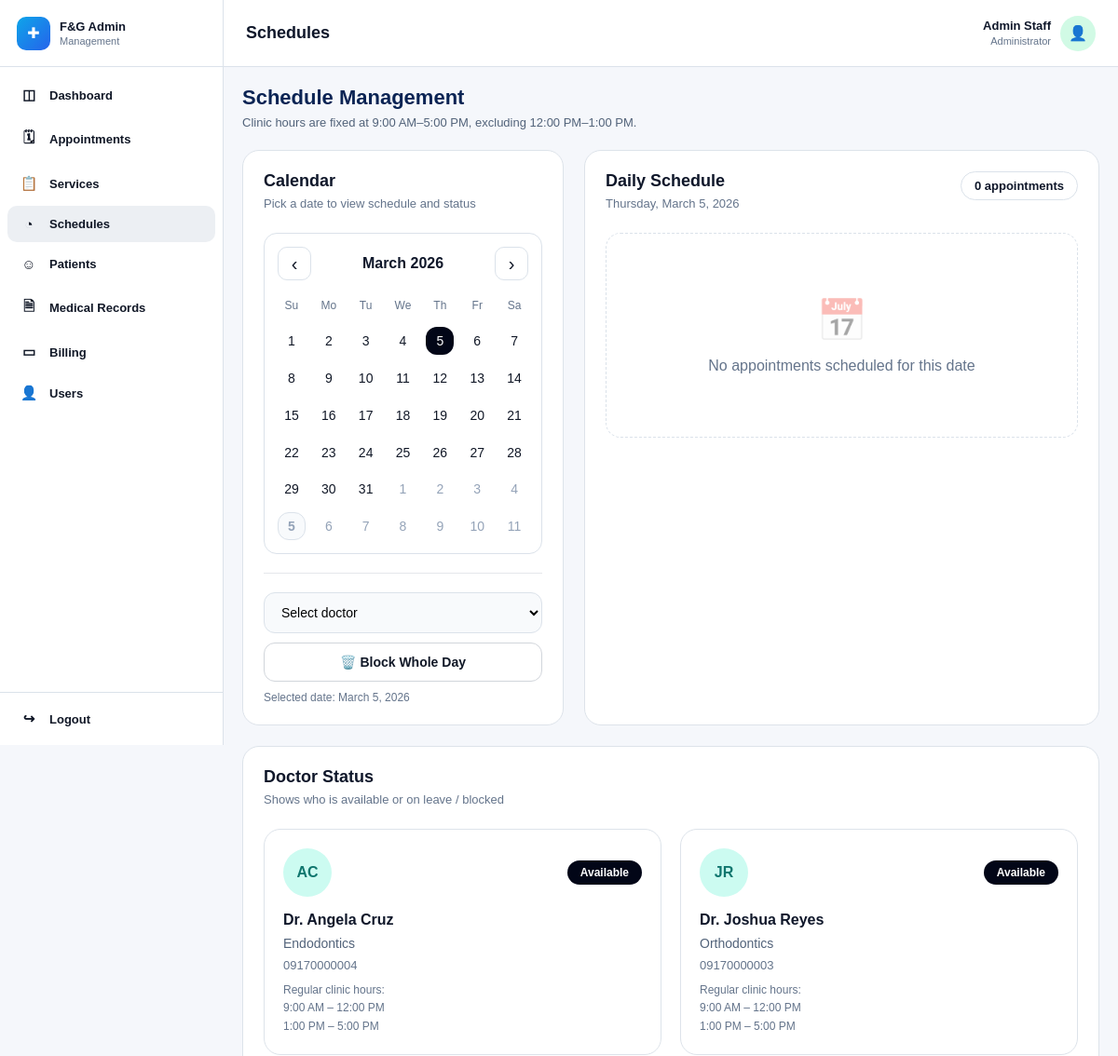
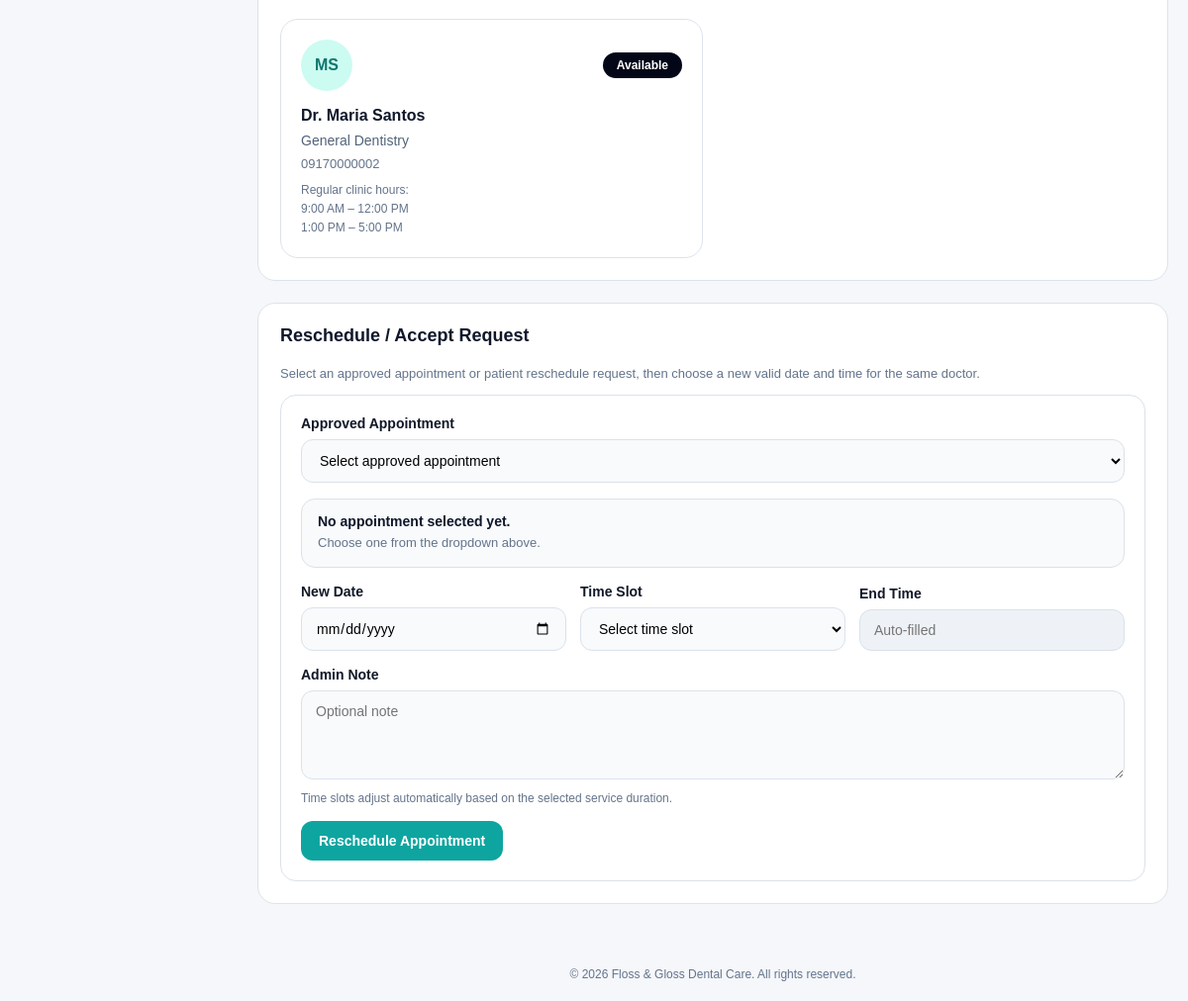
/admin/manage-schedules.php?month=3&year=2026&date=2026-03-05 (signed in), run on the app's committed database (2 pictures, top to bottom).
### tables this page shows
CREATE TABLE `users` (
  `user_id` int(11) NOT NULL,
  `role` enum('patient','staff','system_admin','dentist') NOT NULL,
  `email` varchar(150) NOT NULL,
  `phone` varchar(20) DEFAULT NULL,
  `password_hash` varchar(255) NOT NULL,
  `account_status` enum('active','inactive','deactivated','suspended') NOT NULL DEFAULT 'active',
  `email_verified` tinyint(1) NOT NULL DEFAULT 0,
  `created_at` timestamp NOT NULL DEFAULT current_timestamp(),
  `updated_at` timestamp NOT NULL DEFAULT current_timestamp() ON UPDATE current_timestamp()
);

CREATE TABLE `dentist_profiles` (
  `dentist_id` int(11) NOT NULL,
  `user_id` int(11) NOT NULL,
  `first_name` varchar(100) NOT NULL,
  `middle_name` varchar(100) DEFAULT NULL,
  `last_name` varchar(100) NOT NULL,
  `specialization` varchar(150) DEFAULT NULL,
  `license_number` varchar(100) DEFAULT NULL,
  `bio` text DEFAULT NULL,
  `is_active` tinyint(1) NOT NULL DEFAULT 1,
  `created_at` timestamp NOT NULL DEFAULT current_timestamp(),
  `updated_at` timestamp NOT NULL DEFAULT current_timestamp() ON UPDATE current_timestamp()
);

### admin/manage-schedules.php (the view, shortened to what the rows shown need)
<?php
require_once '../config/database.php';
require_once '../includes/auth.php';
$canManageSchedules = hasRole(['staff']);
$user_id = (int)($_SESSION['user_id'] ?? 0);
function initialsFromName(string $name): string {
    $name = trim(str_replace('Dr. ', '', $name));
    $parts = preg_split('/\s+/', $name);
    $initials = '';
    foreach ($parts as $part) {
        if ($part !== '') {
            $initials .= strtoupper(substr($part, 0, 1));
        }
    }
    return $initials ?: 'DR';
}
$admin_name = "Admin Staff";
$admin_role = "Administrator";
$admin_sql = "
    SELECT
        u.role,
        sp.first_name AS staff_first_name,
        sp.last_name AS staff_last_name,
        dp.first_name AS dentist_first_name,
        dp.last_name AS dentist_last_name,
        dp.dentist_id
    FROM users u
    LEFT JOIN staff_profiles sp ON u.user_id = sp.user_id
    LEFT JOIN dentist_profiles dp ON u.user_id = dp.user_id
    WHERE u.user_id = ?
    LIMIT 1
";
$admin_stmt = mysqli_prepare($conn, $admin_sql);
if ($admin_stmt) {
    mysqli_stmt_bind_param($admin_stmt, "i", $user_id);
    mysqli_stmt_execute($admin_stmt);
    $admin_result = mysqli_stmt_get_result($admin_stmt);
    if ($admin_result && mysqli_num_rows($admin_result) > 0) {
        $admin_row = mysqli_fetch_assoc($admin_result);
        if (($admin_row['role'] ?? '') === 'dentist') {
            $name = trim(($admin_row['dentist_first_name'] ?? '') . ' ' . ($admin_row['dentist_last_name'] ?? ''));
            if ($name !== '') {
                $admin_name = 'Dr. ' . $name;
            }
            $admin_role = 'Dentist';
            $current_dentist_id = (int)($admin_row['dentist_id'] ?? 0);
        } else {
            if (($admin_row['role'] ?? '') === 'system_admin') {
                $admin_role = 'Administrator';
            } elseif (($admin_row['role'] ?? '') === 'staff') {
                $admin_role = 'Staff';
            } else {
                $admin_role = ucfirst($admin_row['role'] ?? 'Administrator');
            }
        }
    }
}
$dentists = [];
$dentists_sql = "
    SELECT
        dp.dentist_id,
        dp.user_id,
        dp.first_name,
        dp.middle_name,
        dp.last_name,
        COALESCE(dp.specialization, 'General Dentistry') AS specialization,
        dp.is_active,
        COALESCE(u.phone, 'N/A') AS phone,
        u.account_status
    FROM dentist_profiles dp
    INNER JOIN users u ON dp.user_id = u.user_id
    WHERE u.role = 'dentist'
    ORDER BY dp.first_name ASC, dp.last_name ASC
";
$dentists_result = mysqli_query($conn, $dentists_sql);
if ($dentists_result) {
    while ($row = mysqli_fetch_assoc($dentists_result)) {
        $full_name = trim(($row['first_name'] ?? '') . ' ' . ($row['last_name'] ?? ''));
        $row['full_name'] = 'Dr. ' . $full_name;
        $row['initials'] = initialsFromName($row['full_name']);
        $row['is_active_account'] = ((int)($row['is_active'] ?? 1) === 1) && (($row['account_status'] ?? 'active') === 'active');
        $row['is_available'] = $row['is_active_account'];
        $row['status_text'] = $row['is_active_account'] ? 'Available' : 'Inactive';
        $dentists[$row['dentist_id']] = $row;
    }
}
$blocked_dentist_ids = [];
foreach ($dentists as $dentist_id => $dentist) {
    if (!$dentist['is_active_account']) {
        $dentists[$dentist_id]['is_available'] = false;
        $dentists[$dentist_id]['status_text'] = 'Inactive';
    } elseif (in_array((int)$dentist_id, $blocked_dentist_ids, true)) {
        $dentists[$dentist_id]['is_available'] = false;
        $dentists[$dentist_id]['status_text'] = 'On Leave / Blocked';
    } else {
        $dentists[$dentist_id]['is_available'] = true;
        $dentists[$dentist_id]['status_text'] = 'Available';
    }
}
include("../includes/admin-header.php");
include("../includes/admin-sidebar.php");
?>
<div class="main-area">
    <div class="topbar">
        <h1>Schedules</h1>
        <div class="admin-user">
            <div class="admin-meta">
                <strong><?php echo htmlspecialchars($admin_name); ?></strong>
                <span><?php echo htmlspecialchars($admin_role); ?></span>
            </div>
        </div>
    </div>
    <div class="content">
        <div class="page-top">
            <div>
                <h2><?php echo $canManageSchedules ? 'Schedule Management' : 'My Schedule'; ?></h2>
            </div>
        </div>
        <section class="panel">
            <div class="availability-grid">
                <?php if (count($dentists) > 0): ?>
                    <?php foreach ($dentists as $dentist): ?>
                        <div class="dentist-card">
                            <div class="dentist-card-top">
                                <div class="dentist-avatar">
                                    <?php echo htmlspecialchars($dentist['initials'] ?? 'DR'); ?>
                                </div>
                                <span class="availability-badge <?php echo !empty($dentist['is_available']) ? 'available' : 'unavailable'; ?>">
                                    <?php echo htmlspecialchars($dentist['status_text']); ?>
                                </span>
                            </div>
                            <div class="dentist-name"><?php echo htmlspecialchars($dentist['full_name'] ?? 'Unknown Dentist'); ?></div>
                            <div class="dentist-spec"><?php echo htmlspecialchars($dentist['specialization'] ?? 'General Dentistry'); ?></div>
                            <div class="dentist-phone"><?php echo htmlspecialchars($dentist['phone'] ?? 'N/A'); ?></div>
                            <div class="dentist-hours">
                                Regular clinic hours:<br>
                                9:00 AM – 12:00 PM<br>
                                1:00 PM – 5:00 PM
                            </div>
                        </div>
                    <?php endforeach; ?>
                <?php else: ?>
                    <div class="small-note">No dentist records found.</div>
                <?php endif; ?>
            </div>
        </section>
        <?php include("../includes/admin-footer.php"); ?>

### data on the page
users: role "Administrator"
dentist_profiles: initials "AC", status_text "Available", full_name "Dr. Angela Cruz", specialization "Endodontics", phone "09170000004"
dentist_profiles: initials "JR", status_text "Available", full_name "Dr. Joshua Reyes", specialization "Orthodontics", phone "09170000003"
dentist_profiles: initials "MS", status_text "Available", full_name "Dr. Maria Santos", specialization "General Dentistry", phone "09170000002"

### other printed values
$admin_name "Admin Staff"
$month_label "March 2026"
$cell['day'] "1"
$cell['day'] "2"
$cell['day'] "3"
$cell['day'] "4"
$cell['day'] "5"
$cell['day'] "6"
$cell['day'] "7"
$cell['day'] "8"
$cell['day'] "9"
$cell['day'] "10"
$cell['day'] "11"
$cell['day'] "12"
$cell['day'] "13"
